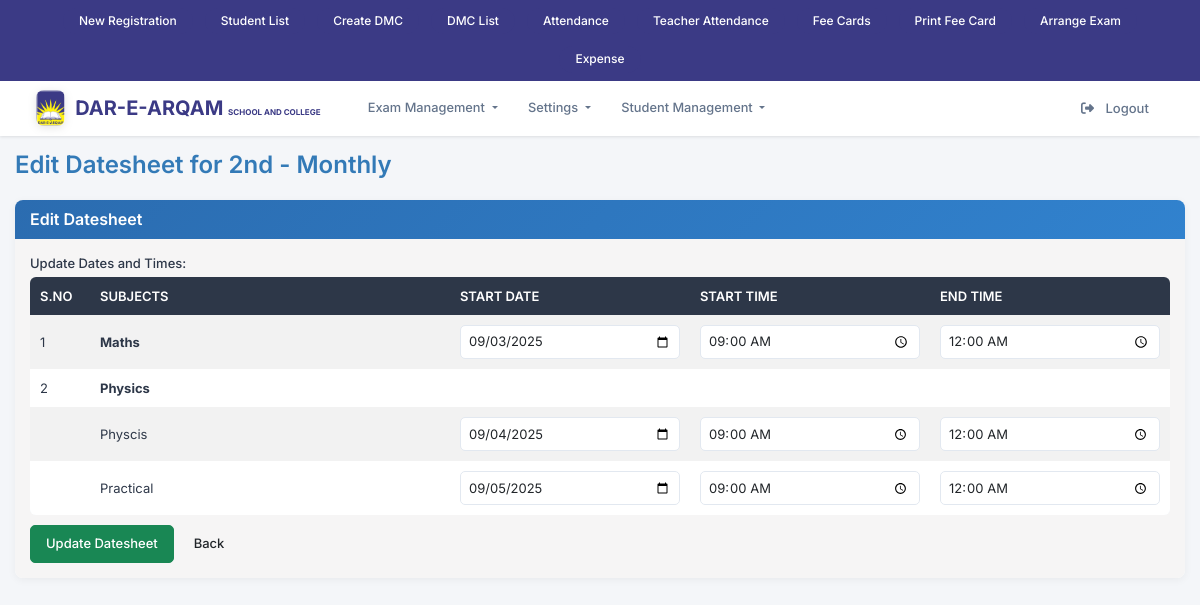
Screenshot of /edit_datesheet.php?exam_id=11&class_id=2&exam_type=Monthly (signed in) with the database file from the repository.
### tables this page shows
CREATE TABLE `modules` (
  `id` int(11) NOT NULL,
  `parent_id` int(11) DEFAULT NULL,
  `title` varchar(100) NOT NULL,
  `url` varchar(255) NOT NULL DEFAULT '#',
  `description` varchar(255) DEFAULT NULL,
  `status` tinyint(1) DEFAULT 1,
  `created_at` timestamp NOT NULL DEFAULT current_timestamp(),
  `type` enum('Parent','Child') NOT NULL DEFAULT 'Parent'
);

CREATE TABLE `classes` (
  `id` int(11) NOT NULL,
  `course_id` int(11) DEFAULT NULL,
  `title` varchar(255) NOT NULL,
  `dated` date NOT NULL DEFAULT current_timestamp(),
  `status` int(11) DEFAULT NULL
);

CREATE TABLE `exam_datesheet` (
  `id` int(11) NOT NULL,
  `arrange_exam_id` int(11) NOT NULL,
  `class_id` int(11) NOT NULL,
  `subject_id` int(11) NOT NULL,
  `start_date` date NOT NULL,
  `start_time` time NOT NULL,
  `end_time` time NOT NULL,
  `dated` datetime NOT NULL DEFAULT current_timestamp(),
  `status` int(11) NOT NULL DEFAULT 0,
  `sub_subject_id` int(11) DEFAULT NULL
);

CREATE TABLE `subjects` (
  `id` int(11) NOT NULL,
  `title` varchar(255) NOT NULL,
  `type` enum('standalone','composite','') NOT NULL,
  `total_marks` int(11) DEFAULT NULL,
  `created_at` datetime NOT NULL DEFAULT current_timestamp(),
  `status` int(11) NOT NULL DEFAULT 0
);

CREATE TABLE `sub_subjects` (
  `id` int(11) NOT NULL,
  `subject_id` int(11) NOT NULL,
  `title` varchar(255) NOT NULL,
  `marks` int(11) DEFAULT NULL,
  `created_at` datetime NOT NULL DEFAULT current_timestamp(),
  `status` int(11) NOT NULL DEFAULT 0
);

### edit_datesheet.php (the view, shortened to what the rows shown need)
<?php
require_once('conn_inc.php');
function getExamDetails($conn, $arrange_exam_id, $class_id) {
    $data = ['exam' => [], 'class' => []];
    $stmt = $conn->prepare("
        SELECT ae.id, ae.exam_type_id, ae.start_date, et.title AS exam_type_title
        FROM arrange_exam ae
        JOIN exam_types et ON ae.exam_type_id = et.id
        WHERE ae.id = ? AND ae.class_id = ?
    ");
    $stmt->bind_param("ii", $arrange_exam_id, $class_id);
    if ($stmt->execute()) {
        $result = $stmt->get_result();
        $data['exam'] = $result->fetch_assoc();
    }
    $stmt = $conn->prepare("SELECT id, title FROM classes WHERE id = ?");
    $stmt->bind_param("i", $class_id);
    if ($stmt->execute()) {
        $result = $stmt->get_result();
        $data['class'] = $result->fetch_assoc();
    }
    return $data;
}
function getDatesheet($conn, $arrange_exam_id) {
    $datesheet = [];
    $stmt = $conn->prepare("
        SELECT ed.id, ed.subject_id, ed.sub_subject_id, ed.start_date, ed.start_time, ed.end_time,
               s.title AS subject_title, s.type, ss.title AS sub_subject_title
        FROM exam_datesheet ed
        JOIN subjects s ON ed.subject_id = s.id
        LEFT JOIN sub_subjects ss ON ed.sub_subject_id = ss.id
        WHERE ed.arrange_exam_id = ?
        ORDER BY s.title, ss.title
    ");
    $stmt->bind_param("i", $arrange_exam_id);
    $stmt->execute();
    $result = $stmt->get_result();
    while ($row = $result->fetch_assoc()) {
        $subject_id = $row['subject_id'];
        if (!isset($datesheet[$subject_id])) {
            $datesheet[$subject_id] = [
                'subject_id' => $row['subject_id'],
                'subject_title' => $row['subject_title'] ?? 'Untitled Subject',
                'type' => $row['type'],
                'sub_subjects' => []
            ];
            if ($row['type'] !== 'composite' && $row['id']) {
                $datesheet[$subject_id]['id'] = $row['id'];
                $datesheet[$subject_id]['start_date'] = $row['start_date'];
                $datesheet[$subject_id]['start_time'] = $row['start_time'];
                $datesheet[$subject_id]['end_time'] = $row['end_time'];
            }
        }
        if ($row['sub_subject_id'] && $row['id']) {
            $datesheet[$subject_id]['sub_subjects'][] = [
                'id' => $row['id'],
                'sub_subject_id' => $row['sub_subject_id'],
                'sub_subject_title' => $row['sub_subject_title'] ?? 'Untitled Sub-Subject',
                'start_date' => $row['start_date'],
                'start_time' => $row['start_time'],
                'end_time' => $row['end_time']
            ];
        }
    }
    return $datesheet;
}
function formatSubjectTitle($subject) {
    return isset($subject['subject_title']) ? htmlspecialchars($subject['subject_title']) : 'Untitled Subject';
}
$arrange_exam_id = isset($_GET['exam_id']) ? intval($_GET['exam_id']) : 0;
$class_id = isset($_GET['class_id']) ? intval($_GET['class_id']) : 0;
$exam_type_title = isset($_GET['exam_type']) ? htmlspecialchars($_GET['exam_type']) : '';
$details = getExamDetails($conn, $arrange_exam_id, $class_id);
$class = $details['class'];
$datesheet = getDatesheet($conn, $arrange_exam_id);
?>
<!DOCTYPE html>
<html lang="en">
<head>
</head>
<body>
<?php require_once('navbar.php'); ?>
<div class="container">
    <div class="row">
        <div class="col-md-12">
            <h3 class="exam-title">
                Edit Datesheet for <?php echo htmlspecialchars($class['title'] ?? 'Unknown Class'); ?> - <?php echo htmlspecialchars($exam_type_title); ?>
            </h3>
            <?php if (!empty($datesheet)): ?>
                <div class="panel panel-primary">
                    <div class="panel-heading">
                    </div>
                    <div class="panel-body">
                        <form method="post" action="">
                            <div class="form-group form-table-container">
                                <div class="table-responsive">
                                    <table class="table table-bordered table-striped">
                                        <thead>
                                            <tr>
                                                <th style="width: 5%;">S.No</th>
                                                <th style="width: 30%;">Subjects</th>
                                                <th style="width: 20%;">Start Date</th>
                                                <th style="width: 20%;">Start Time</th>
                                                <th style="width: 20%;">End Time</th>
                                            </tr>
                                        </thead>
                                        <tbody>
                                            <?php $counter = 1; ?>
                                            <?php foreach ($datesheet as $subject_id => $ds): ?>
                                                <tr class="subject-row" data-subject-id="<?php echo $subject_id; ?>">
                                                    <td class="subject-sno"><?php echo $counter++; ?></td>
                                                    <td class="subject-title">
                                                        <?php echo formatSubjectTitle($ds); ?>
                                                    </td>
                                                    <?php if ($ds['type'] !== 'composite' && isset($ds['id'])): ?>
                                                        <td>
                                                            <input type="date" class="form-control date-input start-date"
                                                                   name="start_dates[<?php echo $subject_id; ?>]"
                                                                   value="<?php echo htmlspecialchars($ds['start_date'] ?? ''); ?>"
                                                                   placeholder="Select Start Date" required>
                                                        </td>
                                                        <td>
                                                            <input type="time" class="form-control time-input start-time"
                                                                   name="start_times[<?php echo $subject_id; ?>]"
                                                                   value="<?php echo htmlspecialchars(substr($ds['start_time'] ?? '', 0, 5)); ?>"
                                                                   placeholder="Start Time" required>
                                                        </td>
                                                        <td>
                                                            <input type="time" class="form-control time-input end-time"
                                                                   name="end_times[<?php echo $subject_id; ?>]"
                                                                   value="<?php echo htmlspecialchars(substr($ds['end_time'] ?? '', 0, 5)); ?>"
                                                                   placeholder="End Time" required>
                                                        </td>
                                                    <?php else: ?>
                                                        <td></td><td></td><td></td>
                                                    <?php endif; ?>
                                                </tr>
                                                <?php if ($ds['type'] === 'composite'): ?>
                                                    <?php foreach ($ds['sub_subjects'] as $sub_ds): ?>
                                                        <tr class="sub-subject-row" data-subject-id="<?php echo $subject_id; ?>">
                                                            <td></td>
                                                            <td><?php echo htmlspecialchars($sub_ds['sub_subject_title'] ?? 'Untitled Sub-Subject'); ?></td>
                                                            <td>
                                                                <input type="date" class="form-control date-input start-date"
                                                                       name="start_dates[<?php echo $subject_id; ?>][<?php echo $sub_ds['sub_subject_id']; ?>]"
                                                                       value="<?php echo htmlspecialchars($sub_ds['start_date'] ?? ''); ?>"
                                                                       placeholder="Select Start Date" required>
                                                            </td>
                                                            <td>
                                                                <input type="time" class="form-control time-input start-time"
                                                                       name="start_times[<?php echo $subject_id; ?>][<?php echo $sub_ds['sub_subject_id']; ?>]"
                                                                       value="<?php echo htmlspecialchars(substr($sub_ds['start_time'] ?? '', 0, 5)); ?>"
                                                                       placeholder="Start Time" required>
                                                            </td>
                                                            <td>
                                                                <input type="time" class="form-control time-input end-time"
                                                                       name="end_times[<?php echo $subject_id; ?>][<?php echo $sub_ds['sub_subject_id']; ?>]"
                                                                       value="<?php echo htmlspecialchars(substr($sub_ds['end_time'] ?? '', 0, 5)); ?>"
                                                                       placeholder="End Time" required>
                                                            </td>
                                                        </tr>
                                                    <?php endforeach; ?>
                                                <?php endif; ?>
                                            <?php endforeach; ?>
                                        </tbody>
                                    </table>
                                </div>
                            </div>
                        </form>
                    </div>
                </div>
            <?php endif; ?>
        </div>
    </div>
</div>
</body>
</html>

### navbar.php (shortened to what the rows shown need)
<?php
require_once('conn_inc.php');
$user_id = $_SESSION['user_id'] ?? 0;
$role_modules = [];
if ($user_id) {
    $qry = "
        SELECT m.id, m.parent_id, m.title, m.url
        FROM role_modules rm
        INNER JOIN modules m ON rm.module_id = m.id
        INNER JOIN users u ON rm.role_id = u.role_id
        WHERE u.id = ?
        ORDER BY m.parent_id, m.title
    ";
    $stmt = $conn->prepare($qry);
    $stmt->bind_param("i", $user_id);
    $stmt->execute();
    $res = $stmt->get_result();
    while ($row = $res->fetch_assoc()) {
        $parent_id = $row['parent_id'] ?? 0;
        if ($parent_id == 0) {
            if (!isset($role_modules[$row['id']])) {
                $role_modules[$row['id']] = [
                    'title' => $row['title'],
                    'url' => $row['url'] ?? '#',
                    'children' => []
                ];
            }
        } else {
            $role_modules[$parent_id]['children'][] = [
                'title' => $row['title'],
                'url' => $row['url'] ?? '#'
            ];
        }
    }
}
?>
<link href="https://cdn.jsdelivr.net/npm/bootstrap@5.3.3/dist/css/bootstrap.min.css" rel="stylesheet">
<link href="https://cdnjs.cloudflare.com/ajax/libs/font-awesome/6.5.0/css/all.min.css" rel="stylesheet">
<nav class="navbar navbar-expand-lg navbar-light sticky-top">
  <div class="container-fluid">
    <div class="navbar-main-content">
      <div class="collapse navbar-collapse" id="mainNavbar">
        <ul class="navbar-nav me-auto mb-2 mb-lg-0">
          <?php foreach ($role_modules as $module_id => $module): ?>
            <?php
            $is_dropdown = !empty($module['children']);
            $module_title = isset($module['title']) ? $module['title'] : '';
            $module_url = isset($module['url']) ? $module['url'] : '#';
            ?>
            <li class="nav-item <?php echo $is_dropdown ? 'dropdown' : ''; ?>">
              <?php if (!$is_dropdown && !empty($module_title) && !empty($module_url) && $module_url != '#'): ?>
                <a class="nav-link <?php echo $module_url === 'index.php' ? 'active' : ''; ?>" href="<?php echo htmlspecialchars($module_url); ?>">
                  <?php echo htmlspecialchars($module_title); ?>
                </a>
              <?php elseif ($is_dropdown && !empty($module_title)): ?>
                <a class="nav-link dropdown-toggle" href="#" id="<?php echo htmlspecialchars(strtolower(str_replace(' ', '', $module_title))); ?>Dropdown" role="button" data-bs-toggle="dropdown">
                  <?php echo htmlspecialchars($module_title); ?>
                </a>
              <?php endif; ?>
            </li>
          <?php endforeach; ?>
        </ul>
      </div>
    </div>
  </div>
</nav>

### rows the page displays
modules: title "Exam Management"
modules: title "Student Management"
classes: title "2nd"
exam_datesheet: subject.title "Maths", start_date "09/03/2025", start_time "09:00", end_time "00:00"
exam_datesheet: ds "Physics", sub_subject.title "Practical", start_date "09/05/2025", start_time "09:00", end_time "00:00"
exam_datesheet: sub_subject.title "Physcis", start_date "09/04/2025", start_time "09:00", end_time "00:00"

### other values shown
$module_title "Settings"
$exam_type_title "Monthly"
